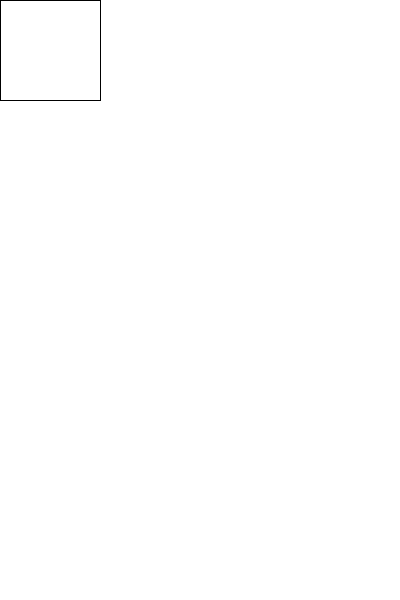
Frame 1 (no input)
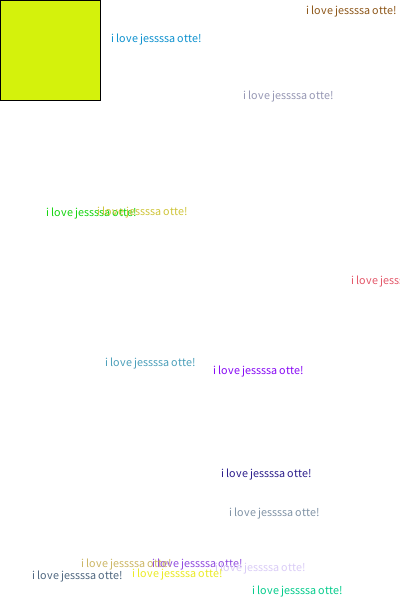
Frame 60 (the mouse pressed at the canvas centre just before this capture)
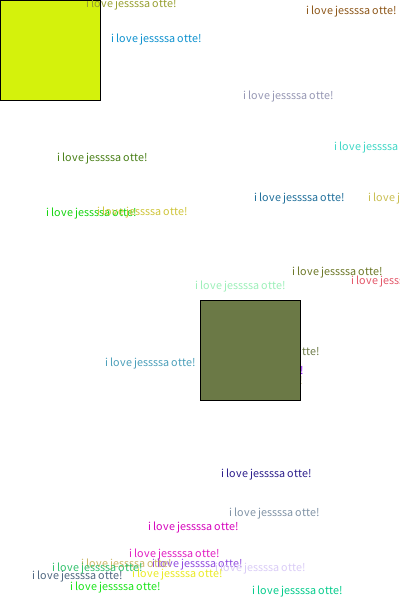
Frame 120 (the mouse held since frame 60 and released just before this capture)

The Processing sketch that drew these frames (run headless with seeded random() and noise(); from frame 60 on, the mouse is pressed at the canvas centre):

// Processing sketch: processing_62217
// ── processing_62217.pde

void setup()
 { 
  size(400, 600);
   background(255, 255, 255);
   smooth();
   frameRate(100); 

} 


void draw() 
{  
 text("i love jessssa otte!",random(1500),random(900));
 rect(mouseX,mouseY,100,100);
 stroke(0,0,0);
 //strokeWeight();
 fill(random(255),random(255),random(255));
}
